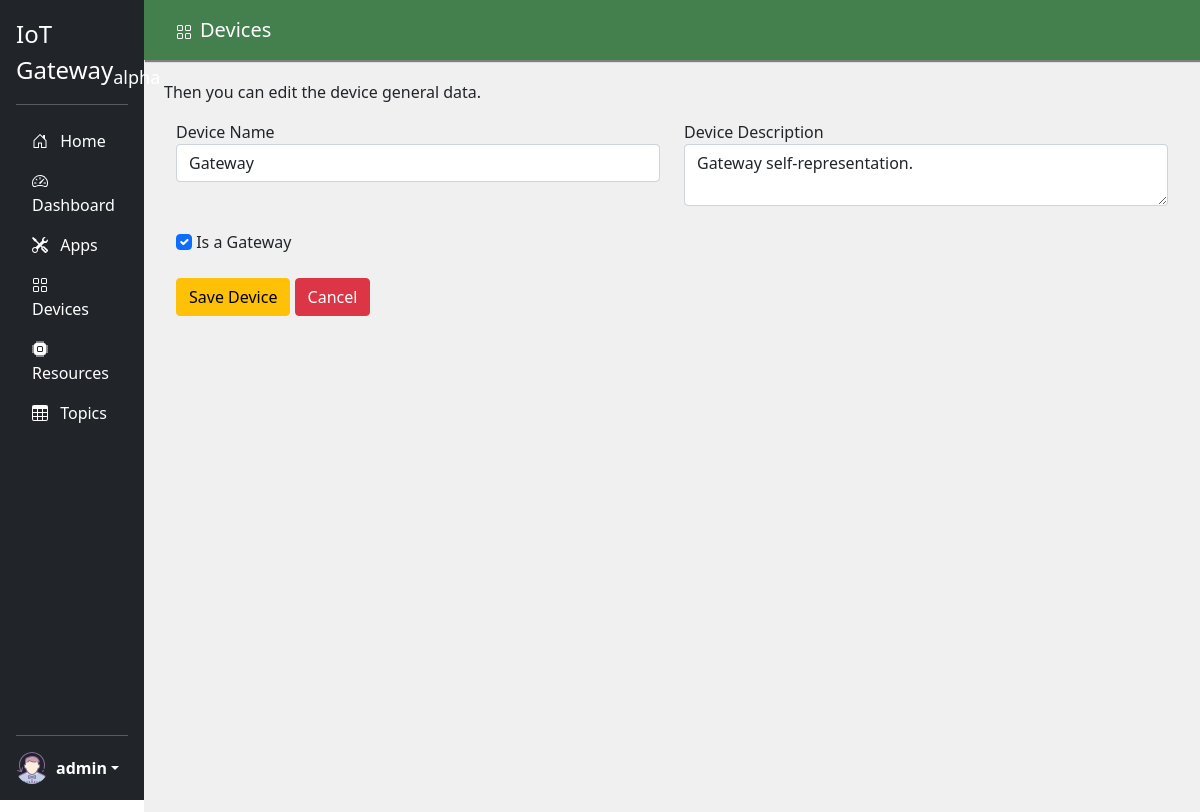
/device/edit_device/1 (signed in), run on an earlier commit of the app's database.
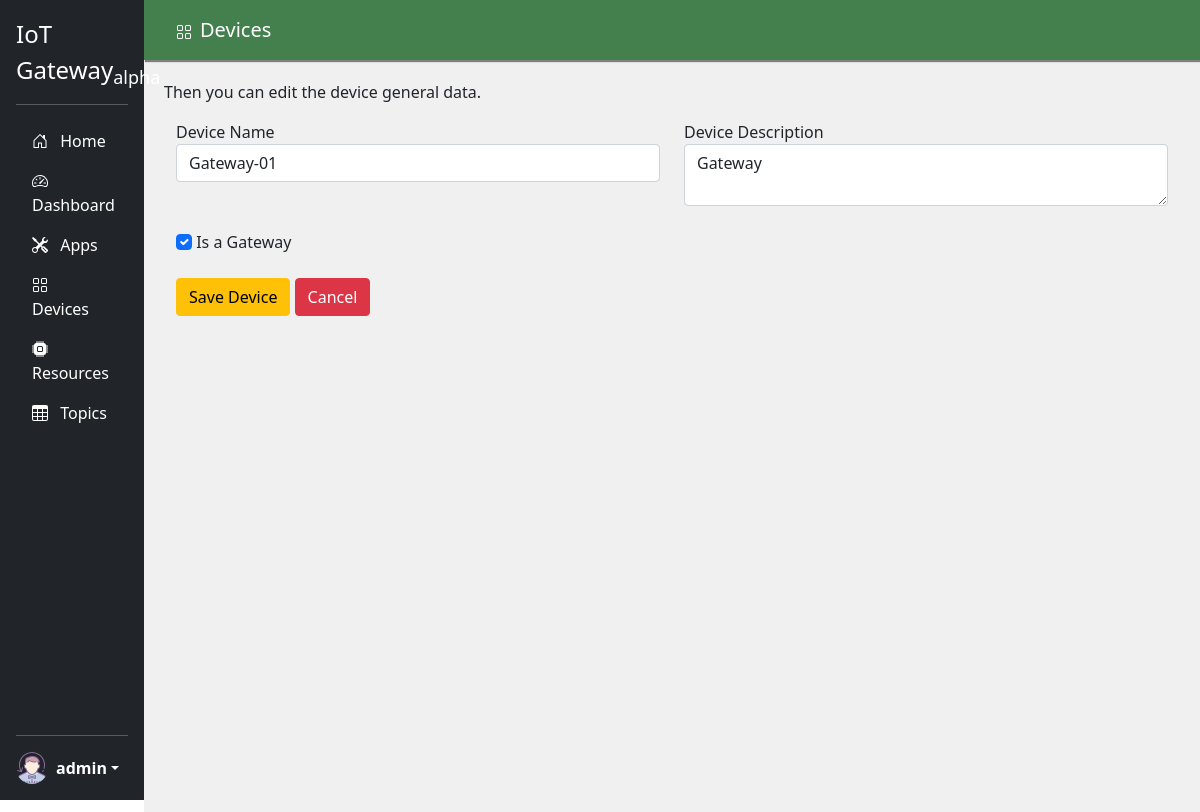
And on a later commit of the database.
### models.py (models this page shows, shortened)
class Device(db.Model):
    id = db.Column(db.Integer, primary_key=True)
    global_id = db.Column(db.Integer)
    name = db.Column(db.String(80), nullable=False)
    description = db.Column(db.String(200))
    topics = db.relationship('Topic',secondary=device_topics, lazy='subquery',backref=db.backref('device',lazy=True))
    applications = db.relationship('Application',secondary=device_app, lazy='subquery',back_populates="devices")
    resources = db.relationship('Resource',secondary=device_resource, lazy='subquery',back_populates="devices")
    is_gateway = db.Column(db.Boolean,default=False)
    create_at = db.Column(db.Date)
    update_at = db.Column(db.Date)
    device_parent = db.Column(db.Integer, db.ForeignKey('device.id'))

### device.py (the view)
@bp.route('/edit_device/<int:id>', methods=['GET', 'POST'])
@login_required
def edit_device(id):
    device = Device.query.filter_by(id=id).first()
    if device is not None:
        if request.method == 'POST':
            name = request.form['name']
            is_gateway = request.form.get('is_gateway',False)
            description = request.form['description']
            update_at = date.today()
            if is_gateway:
                is_gateway = True
            try:
                device.name = name
                device.is_gateway = is_gateway
                device.description = description
                device.update_at = update_at
                db.session.add(device)
                db.session.commit()
                q = RedisQueue('register')
                self_device = {"type":"device","queue":"update"}
                self_device["content"] = device.light_serialize
                q.put(json.dumps(self_device))
                return redirect(url_for('device.device_view',id = device.id))
            except Exception as e:
                print(e)
                flash("DB Update Failed")
    else:
        flash("Device Not Found")
    return render_template('device/edit.html',device=device)

### auth.py (called while the page is built)
def login_required(view):
    @functools.wraps(view)
    def wrapped_view(**kwargs):
        if g.user is None:
            return redirect(url_for('auth.login'))
        return view(**kwargs)
    return wrapped_view

@bp.before_app_request
def load_logged_in_user():
    user_id = session.get('user_id')
    if user_id is None:
        g.user = None
    else:
        g.user = User.query.filter_by(id=user_id).first()

### templates/device/edit.html (shortened to what this page needs)
{% extends 'base.html' %}
{% block menu %}
<ul class="nav nav-pills flex-column mb-auto">
  <li class="nav-item">
    <a href="{{ url_for('index.index') }}" class="nav-link text-white">
      <svg class="bi me-2" width="16" height="16"><use xlink:href="#home"></use></svg>
      Home
    </a>
  </li>
  <li>
    <a href="{{ url_for('dashboard.index') }}" class="nav-link text-white">
      <svg class="bi me-2" width="16" height="16"><use xlink:href="#speedometer2"></use></svg>
      Dashboard
    </a>
  </li>
  <li>
    <a href="{{ url_for('applications.applications_index') }}" class="nav-link text-white">
      <svg class="bi me-2" width="16" height="16"><use xlink:href="#tools"></use></svg>
      Apps
    </a>
  </li>
  <li>
    <a href="{{ url_for('device.device_index') }}" class="nav-link text-white">
      <svg class="bi me-2" width="16" height="16"><use xlink:href="#grid"></use></svg>
      Devices
    </a>
  </li>
  <li>
    <a href="{{ url_for('resource.resources_index') }}" class="nav-link text-white">
      <svg class="bi me-2" width="16" height="16"><use xlink:href="#cpu-fill"></use></svg>
      Resources
    </a>
  </li>
  <li>
    <a href="{{ url_for('topic.topic_index') }}" class="nav-link text-white">
      <svg class="bi me-2" width="16" height="16"><use xlink:href="#table"></use></svg>
      Topics
    </a>
  </li>
</ul>
{% endblock %}
{% block content %}
<div>
  <nav class="navbar title-nav">
    <div class="container-fluid">
      <span class="navbar-brand mb-0 h1"><svg class="bi me-2" width="16" height="16"><use xlink:href="#grid"></use></svg>Devices</span>
    </div>
  </nav>
  <div class="page-content">
    <p>Then you can edit the device general data.</p>
    {% if device %}
    <form method="post">
      <div class="container">
        <div class="row">
          <div class="col-sm form-group">
            <label for="name">Device Name</label>
            <input name="name" id="name" class="form-control" value="{{device.name  }}" required>
          </div>
          <div class="col-sm ">
            <label for="description">Device Description</label>
            <textarea name="description" id="description" class="form-control">{{device.description }}</textarea>
          </div>
        </div>
        <div class="row">
          <div class="col-sm form-group">
            <input name="is_gateway" id="is_gateway" class="form-check-input" type="checkbox" {% if device.is_gateway %}checked{% endif %}>
            <label for="is_gateway">Is a Gateway</label>
          </div>
        </div>
        <div class="row">
          <div class="col-sm ">
            <input type="submit" class="btn btn-warning" value="Save Device">
            <a class="btn btn-danger" href="{{ url_for('device.device_view', id=device.id ) }}" role="button"> Cancel</a>
          </div>
        </div>
      </div>
    </form>
    {% else %}
    <h3>Device not found</h3>
    {% endif %}
  </div>
</div>
{% endblock %}

What changed in the data, as far as the page shows it:
changed Device "Gateway": name "Gateway" → "Gateway-01"; description "Gateway self-representation." → "Gateway"
